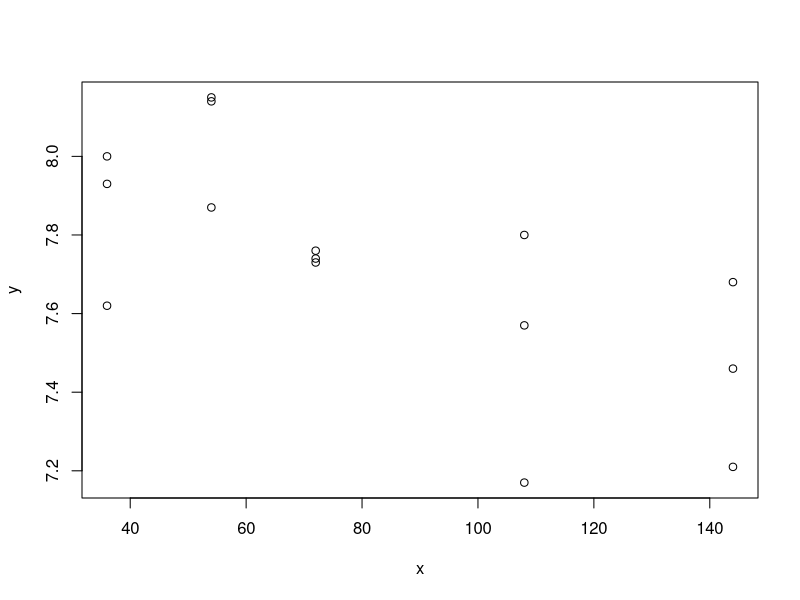
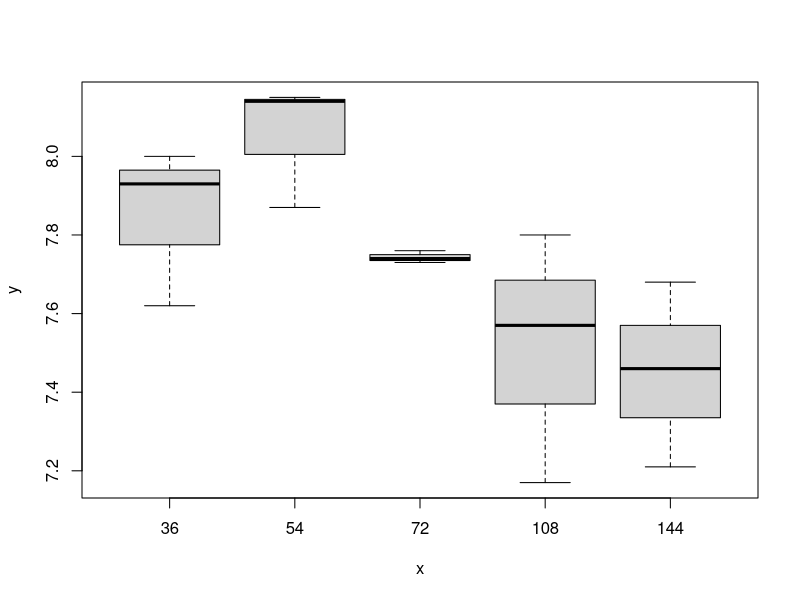
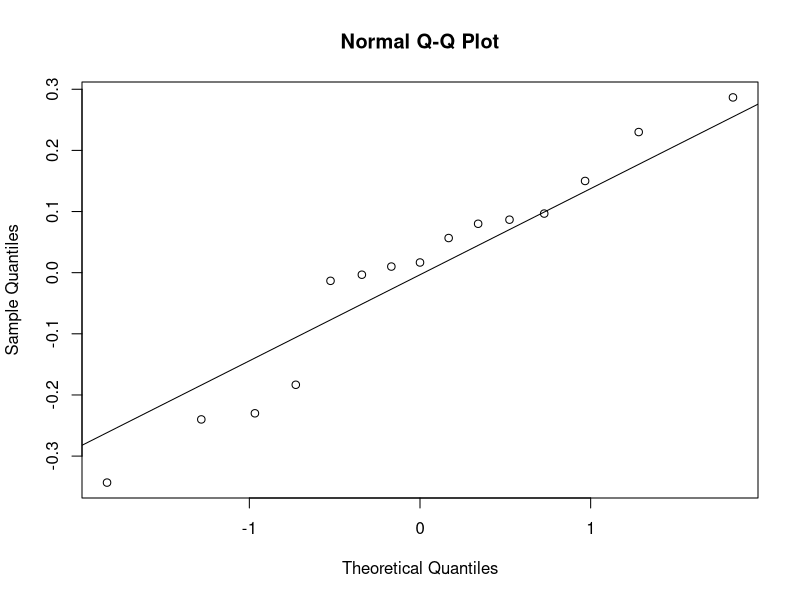
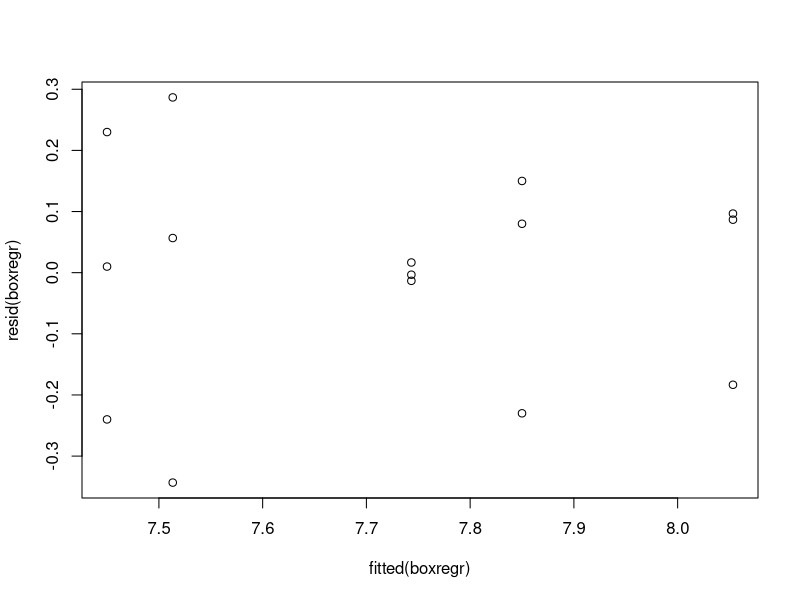
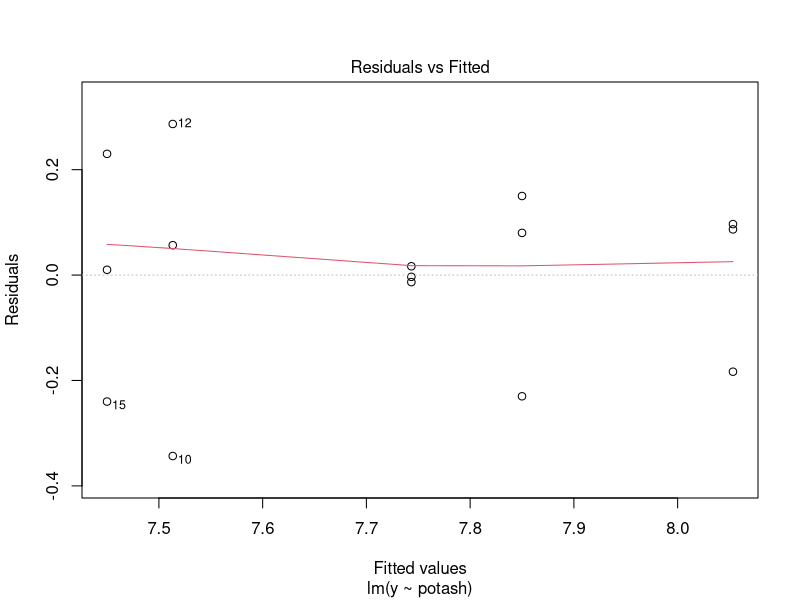
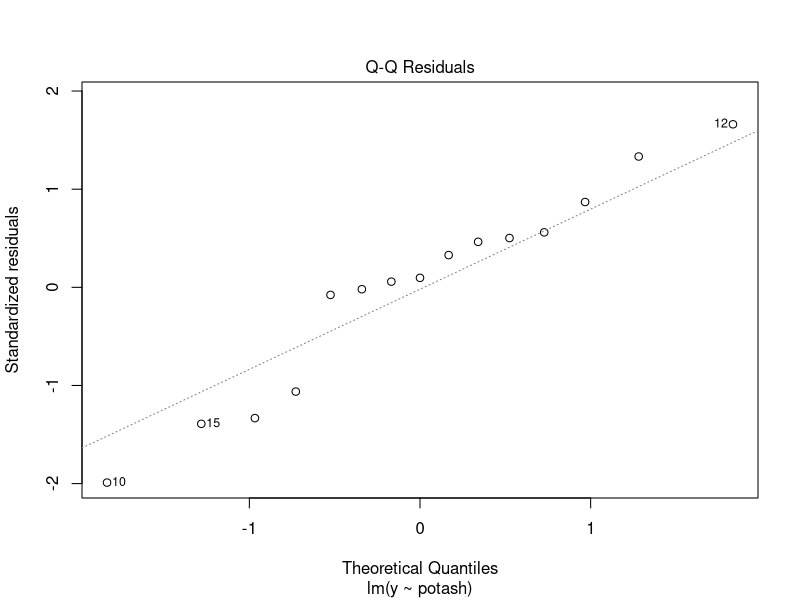
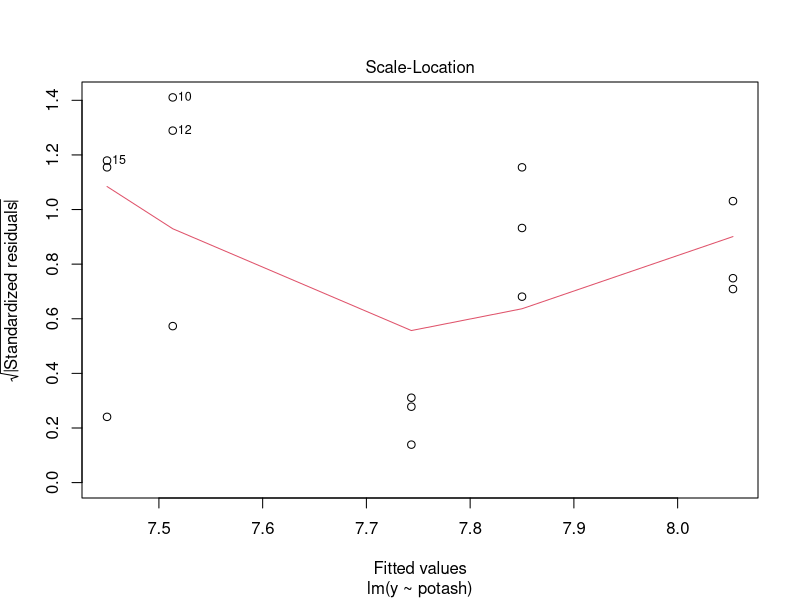
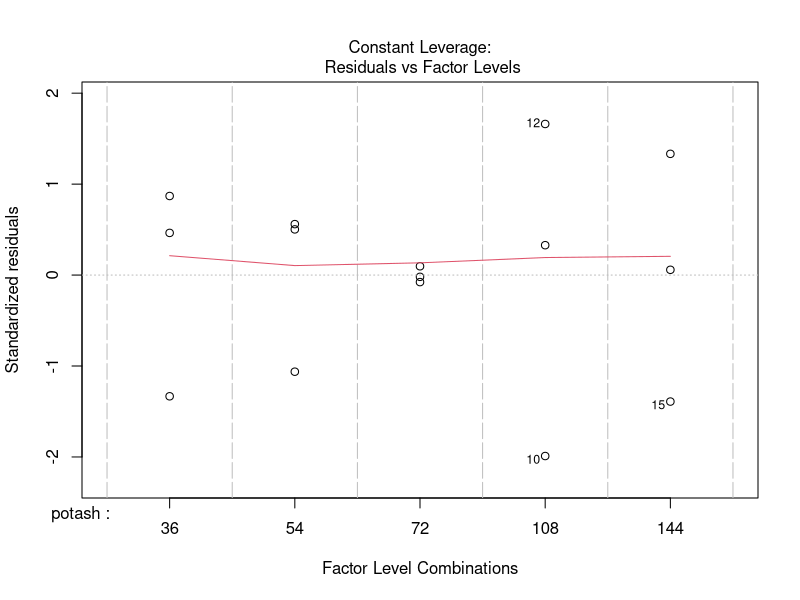

These figures' R source, in order:

# One-way ANOVA, qqnorm plotting
library(MASS)

# Creating data set as ragged array
x <- c(36, 36, 36, 54, 54, 54, 72, 72, 72, 108, 108, 108, 144, 144, 144)
y <- c(7.62, 8.00, 7.93, 8.14, 8.15, 7.87, 7.76, 7.73, 7.74, 7.17, 7.57, 7.80, 7.46, 7.68, 7.21)

plot(x,y)

regr <- lm(y~x) ; summary(regr)

potash <- factor(x)
plot(potash, y) # boxplot

boxregr <- lm(y~potash)
anova(boxregr)
names(boxregr)
coefficients(boxregr)

qqnorm(resid(boxregr))
qqline(resid(boxregr))
plot(fitted(boxregr), resid(boxregr))
plot(boxregr, ask = T)

# Learning and examples credited to P.M.E.Altham
